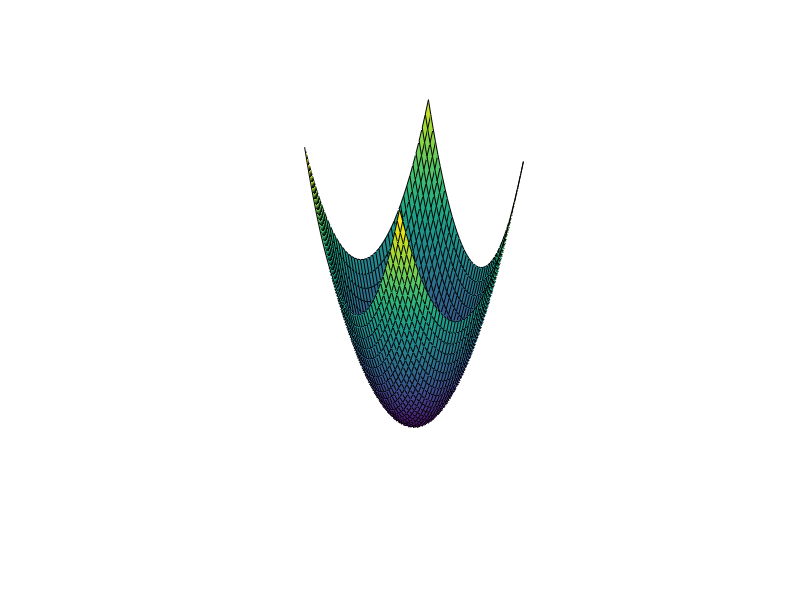

The MATLAB source for this figure: (Note: this script raises an error after producing the figure.)
[X, Y] = meshgrid(-2:0.1:2, -2:0.1:2);
Z = X.^2 + Y.^2;

figure;
ax = axes;
surfPlot = surf(X, Y, Z, 'Parent', ax);
axis equal;
axis off;

h = hgtransform('Parent', ax);
set(surfPlot, 'Parent', h);

numFrames = 240;
angleIncrement = 2 * pi / numFrames;

for frame = 1:numFrames
    rotationMatrix = makehgtform('zrotate', angleIncrement * frame);
    set(h, 'Matrix', rotationMatrix);
    
    drawnow;
end